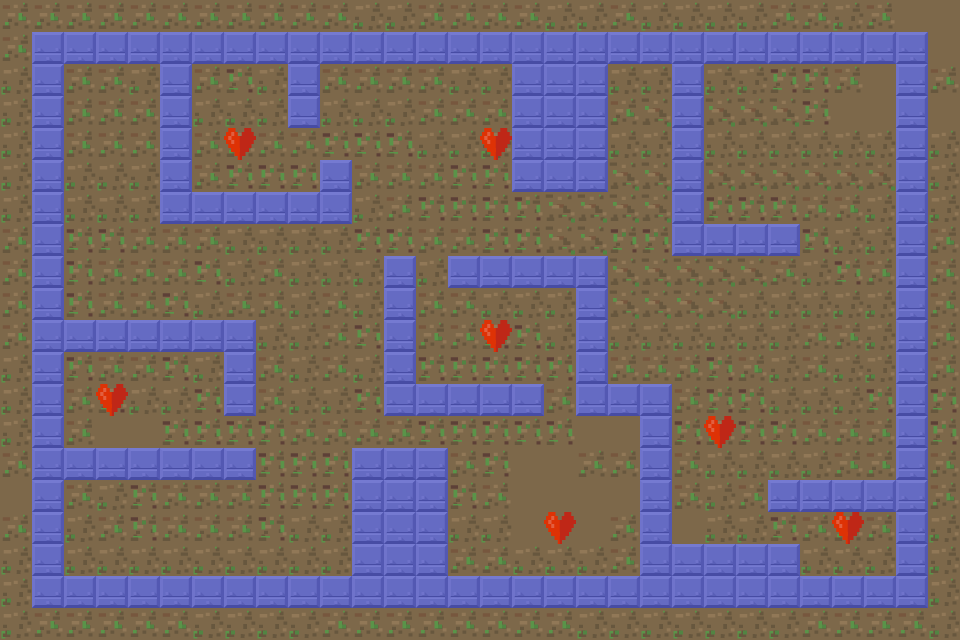

Tiled map render using the project's own tile images. Description and the whole map definition, tile-layer contents included, below:
An orthogonal 30x20 tile map with 32x32 px tiles, 3 tile layers (background, barriers, heart), 3 tilesets and 2 objects (Apoint, Bpoint).

<map version="1.0" tiledversion="1.1.5" orientation="orthogonal" renderorder="right-down" width="30" height="20" tilewidth="32" tileheight="32" infinite="0" nextobjectid="5">
 <tileset firstgid="1" name="ownFinal" tilewidth="32" tileheight="32" tilecount="100" columns="10">
  <image source="ownFinal.png" width="320" height="320" />
 </tileset>
 <tileset firstgid="101" name="heart" tilewidth="32" tileheight="32" tilecount="1" columns="1">
  <image source="heart.png" width="32" height="32" />
  <tile id="0">
   <properties>
    <property name="isCollectable" value="true" />
   </properties>
  </tile>
 </tileset>
 <tileset firstgid="102" name="collidable_tiles" tilewidth="32" tileheight="32" tilecount="1" columns="1">
  <image source="collidable_tiles.jpg" width="32" height="32" />
  <tile id="0">
   <properties>
    <property name="isCollidable" value="true" />
   </properties>
  </tile>
 </tileset>
 <layer name="background" width="30" height="20">
  <data encoding="csv">
31,31,31,31,31,31,31,31,31,31,31,81,81,31,31,31,31,81,81,31,81,81,81,81,31,31,81,31,82,82,
31,51,51,51,51,51,51,51,51,51,51,51,51,51,51,51,51,51,51,51,51,51,51,51,51,51,51,51,51,82,
81,51,31,31,81,51,31,61,81,51,31,31,31,31,81,81,51,51,51,81,81,51,81,81,61,61,31,82,51,31,
81,51,31,31,31,51,81,81,81,51,81,81,81,31,31,31,51,51,51,31,91,51,91,91,91,61,82,82,51,82,
81,51,31,31,31,51,31,31,31,31,61,61,61,81,81,81,51,51,51,81,81,51,81,81,81,81,81,81,51,81,
81,51,81,81,81,51,31,61,61,61,51,31,31,31,61,61,51,51,51,91,91,51,91,91,91,91,91,91,51,81,
81,51,81,81,81,51,51,51,51,51,51,81,31,61,61,61,61,91,91,91,91,51,61,61,61,31,31,81,51,81,
31,51,61,61,31,31,31,81,81,81,81,61,61,31,31,61,61,91,91,61,61,51,51,51,51,61,81,81,51,31,
31,51,61,31,31,31,61,81,31,81,81,81,51,81,51,51,51,51,51,91,91,91,91,91,31,81,61,31,51,31,
31,51,61,31,31,61,81,31,31,81,31,81,51,31,31,81,81,81,51,91,91,91,91,81,81,81,81,81,51,31,
31,51,51,51,51,51,51,51,81,81,31,61,51,31,31,61,61,81,51,81,81,81,81,81,81,31,31,81,51,31,
81,51,61,31,31,61,81,51,31,81,31,81,51,61,61,61,61,61,51,31,31,31,61,31,81,31,81,81,51,31,
81,51,31,61,81,81,61,51,31,81,81,61,51,51,51,51,51,31,51,51,51,31,61,61,81,81,81,61,51,61,
81,51,31,82,82,61,61,61,61,31,31,31,31,61,61,61,61,61,82,82,51,61,31,61,61,31,31,31,51,61,
31,51,51,51,51,51,51,51,61,61,61,51,51,51,31,61,82,82,31,31,51,31,81,81,81,81,31,31,51,31,
82,51,31,81,61,31,31,31,61,61,61,51,51,51,61,31,82,82,82,82,51,31,81,31,51,51,51,51,51,31,
31,51,81,31,61,31,31,31,61,81,81,51,51,51,81,81,82,82,82,31,51,82,81,81,61,31,31,31,51,81,
81,51,81,81,81,81,81,81,81,81,81,51,51,51,31,31,81,81,81,31,51,51,51,51,51,81,81,81,51,81,
81,51,51,51,51,51,51,51,51,51,51,51,51,51,51,51,51,51,51,51,51,51,51,51,51,51,51,51,51,81,
81,31,31,31,31,31,81,81,81,81,31,31,31,31,31,31,31,31,81,81,81,81,81,81,81,31,31,31,31,81
</data>
 </layer>
 <layer name="barriers" width="30" height="20" opacity="0.65">
  <data encoding="csv">
0,0,0,0,0,0,0,0,0,0,0,0,0,0,0,0,0,0,0,0,0,0,0,0,0,0,0,0,0,0,
0,102,102,102,102,102,102,102,102,102,102,102,102,102,102,102,102,102,102,102,102,102,102,102,102,102,102,102,102,0,
0,102,0,0,0,102,0,0,0,102,0,0,0,0,0,0,102,102,102,0,0,102,0,0,0,0,0,0,102,0,
0,102,0,0,0,102,0,0,0,102,0,0,0,0,0,0,102,102,102,0,0,102,0,0,0,0,0,0,102,0,
0,102,0,0,0,102,0,0,0,0,0,0,0,0,0,0,102,102,102,0,0,102,0,0,0,0,0,0,102,0,
0,102,0,0,0,102,0,0,0,0,102,0,0,0,0,0,102,102,102,0,0,102,0,0,0,0,0,0,102,0,
0,102,0,0,0,102,102,102,102,102,102,0,0,0,0,0,0,0,0,0,0,102,0,0,0,0,0,0,102,0,
0,102,0,0,0,0,0,0,0,0,0,0,0,0,0,0,0,0,0,0,0,102,102,102,102,0,0,0,102,0,
0,102,0,0,0,0,0,0,0,0,0,0,102,0,102,102,102,102,102,0,0,0,0,0,0,0,0,0,102,0,
0,102,0,0,0,0,0,0,0,0,0,0,102,0,0,0,0,0,102,0,0,0,0,0,0,0,0,0,102,0,
0,102,102,102,102,102,102,102,0,0,0,0,102,0,0,0,0,0,102,0,0,0,0,0,0,0,0,0,102,0,
0,102,0,0,0,0,0,102,0,0,0,0,102,0,0,0,0,0,102,0,0,0,0,0,0,0,0,0,102,0,
0,102,0,0,0,0,0,102,0,0,0,0,102,102,102,102,102,0,102,102,102,0,0,0,0,0,0,0,102,0,
0,102,0,0,0,0,0,0,0,0,0,0,0,0,0,0,0,0,0,0,102,0,0,0,0,0,0,0,102,0,
0,102,102,102,102,102,102,102,0,0,0,102,102,102,0,0,0,0,0,0,102,0,0,0,0,0,0,0,102,0,
0,102,0,0,0,0,0,0,0,0,0,102,102,102,0,0,0,0,0,0,102,0,0,0,102,102,102,102,102,0,
0,102,0,0,0,0,0,0,0,0,0,102,102,102,0,0,0,0,0,0,102,0,0,0,0,0,0,0,102,0,
0,102,0,0,0,0,0,0,0,0,0,102,102,102,0,0,0,0,0,0,102,102,102,102,102,0,0,0,102,0,
0,102,102,102,102,102,102,102,102,102,102,102,102,102,102,102,102,102,102,102,102,102,102,102,102,102,102,102,102,0,
0,0,0,0,0,0,0,0,0,0,0,0,0,0,0,0,0,0,0,0,0,0,0,0,0,0,0,0,0,0
</data>
 </layer>
 <layer name="heart" width="30" height="20">
  <data encoding="csv">
0,0,0,0,0,0,0,0,0,0,0,0,0,0,0,0,0,0,0,0,0,0,0,0,0,0,0,0,0,0,
0,0,0,0,0,0,0,0,0,0,0,0,0,0,0,0,0,0,0,0,0,0,0,0,0,0,0,0,0,0,
0,0,0,0,0,0,0,0,0,0,0,0,0,0,0,0,0,0,0,0,0,0,0,0,0,0,0,0,0,0,
0,0,0,0,0,0,0,0,0,0,0,0,0,0,0,0,0,0,0,0,0,0,0,0,0,0,0,0,0,0,
0,0,0,0,0,0,0,101,0,0,0,0,0,0,0,101,0,0,0,0,0,0,0,0,0,0,0,0,0,0,
0,0,0,0,0,0,0,0,0,0,0,0,0,0,0,0,0,0,0,0,0,0,0,0,0,0,0,0,0,0,
0,0,0,0,0,0,0,0,0,0,0,0,0,0,0,0,0,0,0,0,0,0,0,0,0,0,0,0,0,0,
0,0,0,0,0,0,0,0,0,0,0,0,0,0,0,0,0,0,0,0,0,0,0,0,0,0,0,0,0,0,
0,0,0,0,0,0,0,0,0,0,0,0,0,0,0,0,0,0,0,0,0,0,0,0,0,0,0,0,0,0,
0,0,0,0,0,0,0,0,0,0,0,0,0,0,0,0,0,0,0,0,0,0,0,0,0,0,0,0,0,0,
0,0,0,0,0,0,0,0,0,0,0,0,0,0,0,101,0,0,0,0,0,0,0,0,0,0,0,0,0,0,
0,0,0,0,0,0,0,0,0,0,0,0,0,0,0,0,0,0,0,0,0,0,0,0,0,0,0,0,0,0,
0,0,0,101,0,0,0,0,0,0,0,0,0,0,0,0,0,0,0,0,0,0,0,0,0,0,0,0,0,0,
0,0,0,0,0,0,0,0,0,0,0,0,0,0,0,0,0,0,0,0,0,0,101,0,0,0,0,0,0,0,
0,0,0,0,0,0,0,0,0,0,0,0,0,0,0,0,0,0,0,0,0,0,0,0,0,0,0,0,0,0,
0,0,0,0,0,0,0,0,0,0,0,0,0,0,0,0,0,0,0,0,0,0,0,0,0,0,0,0,0,0,
0,0,0,0,0,0,0,0,0,0,0,0,0,0,0,0,0,101,0,0,0,0,0,0,0,0,101,0,0,0,
0,0,0,0,0,0,0,0,0,0,0,0,0,0,0,0,0,0,0,0,0,0,0,0,0,0,0,0,0,0,
0,0,0,0,0,0,0,0,0,0,0,0,0,0,0,0,0,0,0,0,0,0,0,0,0,0,0,0,0,0,
0,0,0,0,0,0,0,0,0,0,0,0,0,0,0,0,0,0,0,0,0,0,0,0,0,0,0,0,0,0
</data>
 </layer>
 <objectgroup name="players">
  <object id="1" name="Apoint" x="154" y="526">
   <point />
  </object>
  <object id="2" name="Bpoint" x="796" y="132">
   <point />
  </object>
 </objectgroup>
</map>
